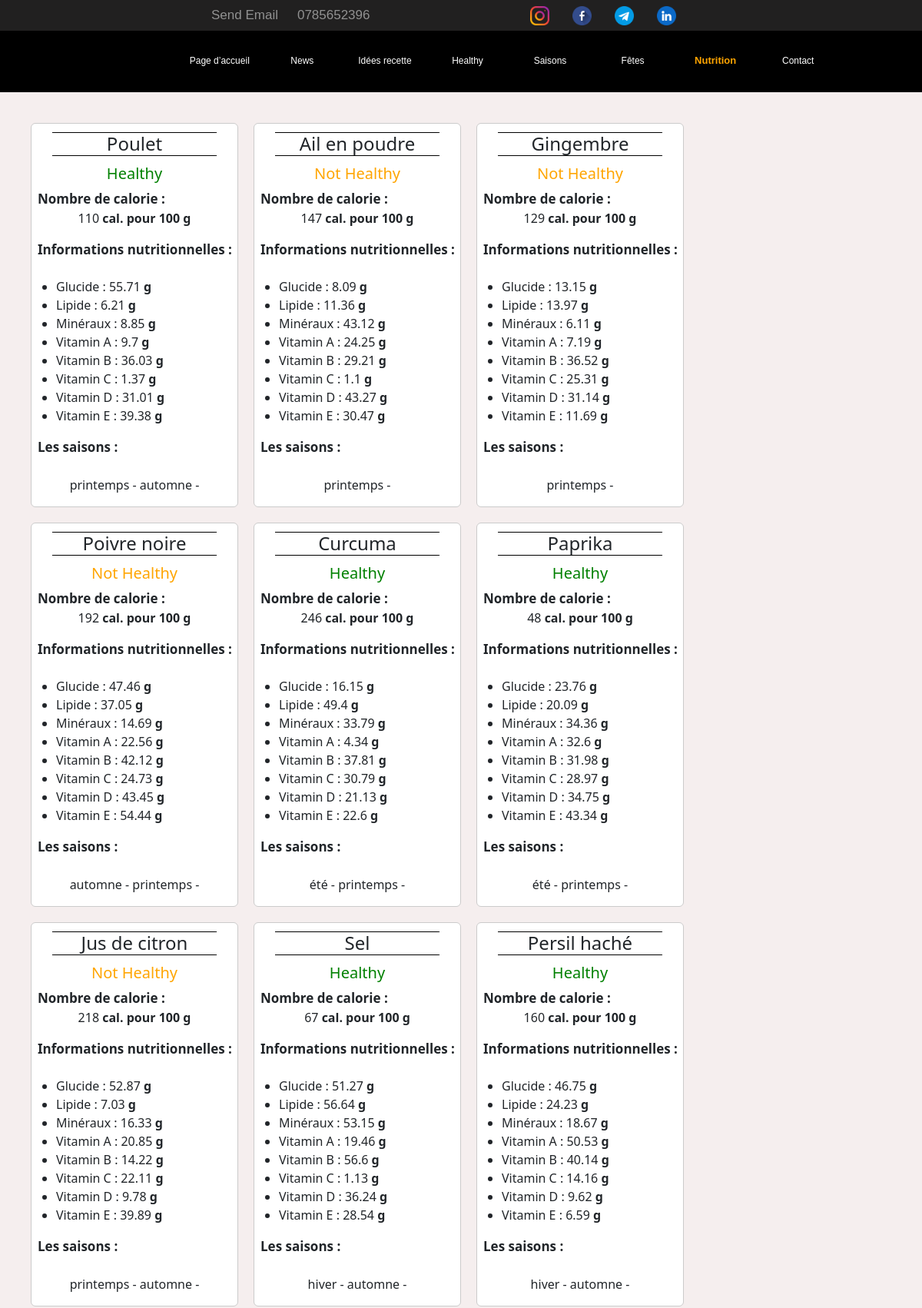
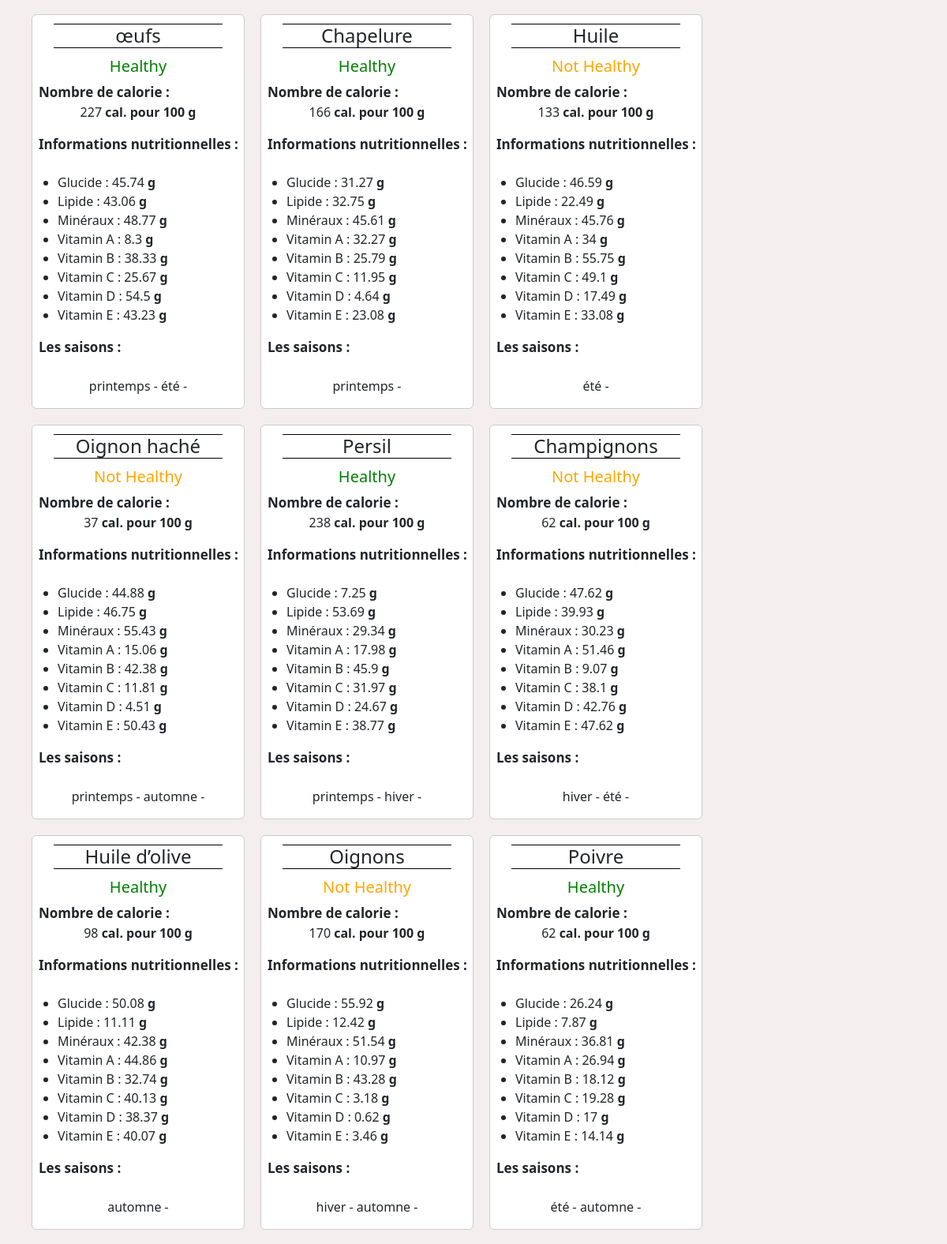
/public/nutrition/afficher_ingredients (upper part), run on the app's committed database (2 pictures, top to bottom).
### tables this page shows
CREATE TABLE `ingredient` (
  `id_ingr` int(11) NOT NULL,
  `nom_ingr` varchar(40) DEFAULT NULL,
  `healthy` tinyint(1) DEFAULT NULL,
  `calories` int(11) DEFAULT NULL
);

CREATE TABLE `info_nutr` (
  `id_info` int(11) NOT NULL,
  `glucide` float DEFAULT NULL,
  `lipide` float DEFAULT NULL,
  `minéraux` float DEFAULT NULL,
  `vitaminA` float DEFAULT NULL,
  `vitaminB` float DEFAULT NULL,
  `vitaminC` float DEFAULT NULL,
  `vitaminD` float DEFAULT NULL,
  `vitaminE` float DEFAULT NULL
);

### application/Controlleur/nutrition.php (called while the page is built, shortened)
<?php
class nutrition extends Controlleurs{
    public function afficher_ingredients(){
        $view = new nutrition_view();
        $model = new ingredients();
        $ingredients = $model->get_ingredients();
        $view->afficher_entete_haut("nutrition.css","Nutrition");
        $view->afficher_menu();
        $view->afficher_all_ingredients($ingredients);
    }
}

### public/index.php (called while the page is built, shortened)
<?php
    $app = new App;
    $app->getControlleur();

### application/app_Classes_and_Functions/Model.php (called while the page is built, shortened)
<?php
class Model{
    private function connect(){
        return new PDO("mysql:hostname=".HOSTNAME.";dbname=".DATABASENAME,USERNAME,PASSWORD);
    }
    public function requete2($requete){
        $con = $this->connect();
        $requete = $con->prepare($requete);
        $requete->execute();
        $requete = $requete->fetchAll(PDO::FETCH_ASSOC);
        if(is_array($requete)){
            return $requete;
        }else{
            return true;
        }
    }
}

### application/Model/ingredients.php (called while the page is built, shortened)
<?php
class ingredients extends Model{
    public function get_ingredients(){
        $ingredients = $this->requete2("SELECT ingredient.*,info_nutr.* FROM ingredient INNER JOIN ingr_info_nutr ON ingredient.id_ingr = ingr_info_nutr.id_ingr INNER JOIN info_nutr ON ingr_info_nutr.id_info = info_nutr.id_info");
        $saisons = $this->requete2("SELECT * FROM ingredient_saison INNER JOIN saison ON ingredient_saison.id_saison = saison.id_saison ORDER BY ingredient_saison.id_ingr");
        return AddIngredientsInfo($ingredients,$saisons);
    }
}

### application/View/nutrition_view.php (the view)
<?php
class nutrition_view extends view{
    public function afficher_all_ingredients($ingredients){?>
        <div class="recettes"><?php
            foreach($ingredients as $ingredient){
                $this->afficher_ingredient($ingredient);
            }
        ?></div>
     <?php
    }
    public function afficher_ingredient($ingredient){?>
        <div class="cart">
            <h4 class="titre"><?php echo ucfirst( $ingredient["nom_ingr"]) ?></h4>
            <?php
                if($ingredient["healthy"]==true) echo "<h5 class='healthy'>Healthy</h5>";
                else echo "<h5 class='not_healthy'>Not Healthy</h5>";
            ?>
            <div>
                <span>Nombre de calorie :</span>
                <p><?php echo $ingredient["calories"] ." <b>cal. pour 100 g</b>"?></p>
            </div>
            <span>Informations nutritionnelles :</span><br>
            <ul>
                <li><?php echo "Glucide : ". $ingredient["glucide"] ." <b>g</b>" ?></li>
                <li><?php echo "Lipide : ". $ingredient["lipide"] ." <b>g</b>" ?></li>
                <li><?php echo "Minéraux : ". $ingredient["minéraux"] ." <b>g</b>" ?></li>
                <li><?php echo "Vitamin A : ". $ingredient["vitaminA"] ." <b>g</b>"  ?></li>
                <li><?php echo "Vitamin B : ". $ingredient["vitaminB"] ." <b>g</b>" ?></li>
                <li><?php echo "Vitamin C : ". $ingredient["vitaminC"] ." <b>g</b>" ?></li>
                <li><?php echo "Vitamin D : ". $ingredient["vitaminD"]  ." <b>g</b>" ?></li>
                <li><?php echo "Vitamin E : ". $ingredient["vitaminE"] ." <b>g</b>" ?></li>
            </ul>
            <span>Les saisons :</span><br>
            <p><?php
                foreach($ingredient["saisons"] as $saison){
                    echo $saison." - ";
                }
            ?></p>
        </div>
      <?php
    }
}

### public/assets/css/nutrition.css (style rules this page uses)
body { background-color: rgb(245, 238, 238); }
.recettes { width: 95%; margin-left: 2.5%; margin-top: 30px; margin-bottom: 30px; height: auto; display: flex; flex-wrap: wrap; min-height: 440px; }
.cart { height: 500px; width: 270px; display: flex; flex-direction: column; border-radius: 6px; border: rgb(203, 203, 203) solid 1px; margin: 10px; background-color: white; }
.cart .titre { text-align: center; font-family: 'Segoe UI', Tahoma, Geneva, Verdana, sans-serif; border-top: solid 1px black; border-bottom: solid 1px black; margin-top: 5px; margin-bottom: 5px; width: 80%; margin: auto; }
.healthy { color: green; text-align: center; }
.not_healthy { color: orange; text-align: center; }
span { padding-left: 8px; font-weight: 700; font-size: 17px; margin-bottom: 0px; }
.cart p { text-align: center; }

### data on the page
ingredient: nom_ingr "Poulet", healthy "Healthy", calories "110", info_nutr.glucide "55.71", info_nutr.lipide "6.21", info_nutr.minéraux "8.85", info_nutr.vitaminA "9.7", info_nutr.vitaminB "36.03", info_nutr.vitaminC "1.37", info_nutr.vitaminD "31.01", info_nutr.vitaminE "39.38", saison "printemps", saison "automne"
ingredient: nom_ingr "Ail en poudre", healthy "Not Healthy", calories "147", info_nutr.glucide "8.09", info_nutr.lipide "11.36", info_nutr.minéraux "43.12", info_nutr.vitaminA "24.25", info_nutr.vitaminB "29.21", info_nutr.vitaminC "1.1", info_nutr.vitaminD "43.27", info_nutr.vitaminE "30.47", saison "printemps"
ingredient: nom_ingr "Gingembre", healthy "Not Healthy", calories "129", info_nutr.glucide "13.15", info_nutr.lipide "13.97", info_nutr.minéraux "6.11", info_nutr.vitaminA "7.19", info_nutr.vitaminB "36.52", info_nutr.vitaminC "25.31", info_nutr.vitaminD "31.14", info_nutr.vitaminE "11.69", saison "printemps"
ingredient: nom_ingr "Poivre noire", healthy "Not Healthy", calories "192", info_nutr.glucide "47.46", info_nutr.lipide "37.05", info_nutr.minéraux "14.69", info_nutr.vitaminA "22.56", info_nutr.vitaminB "42.12", info_nutr.vitaminC "24.73", info_nutr.vitaminD "43.45", info_nutr.vitaminE "54.44", saison "automne", saison "printemps"
ingredient: nom_ingr "Curcuma", healthy "Healthy", calories "246", info_nutr.glucide "16.15", info_nutr.lipide "49.4", info_nutr.minéraux "33.79", info_nutr.vitaminA "4.34", info_nutr.vitaminB "37.81", info_nutr.vitaminC "30.79", info_nutr.vitaminD "21.13", info_nutr.vitaminE "22.6", saison "été", saison "printemps"
ingredient: nom_ingr "Paprika", healthy "Healthy", calories "48", info_nutr.glucide "23.76", info_nutr.lipide "20.09", info_nutr.minéraux "34.36", info_nutr.vitaminA "32.6", info_nutr.vitaminB "31.98", info_nutr.vitaminC "28.97", info_nutr.vitaminD "34.75", info_nutr.vitaminE "43.34", saison "été", saison "printemps"
ingredient: nom_ingr "Jus de citron", healthy "Not Healthy", calories "218", info_nutr.glucide "52.87", info_nutr.lipide "7.03", info_nutr.minéraux "16.33", info_nutr.vitaminA "20.85", info_nutr.vitaminB "14.22", info_nutr.vitaminC "22.11", info_nutr.vitaminD "9.78", info_nutr.vitaminE "39.89", saison "printemps", saison "automne"
ingredient: nom_ingr "Sel", healthy "Healthy", calories "67", info_nutr.glucide "51.27", info_nutr.lipide "56.64", info_nutr.minéraux "53.15", info_nutr.vitaminA "19.46", info_nutr.vitaminB "56.6", info_nutr.vitaminC "1.13", info_nutr.vitaminD "36.24", info_nutr.vitaminE "28.54", saison "hiver", saison "automne"
ingredient: nom_ingr "Persil haché", healthy "Healthy", calories "160", info_nutr.glucide "46.75", info_nutr.lipide "24.23", info_nutr.minéraux "18.67", info_nutr.vitaminA "50.53", info_nutr.vitaminB "40.14", info_nutr.vitaminC "14.16", info_nutr.vitaminD "9.62", info_nutr.vitaminE "6.59", saison "hiver", saison "automne"
ingredient: nom_ingr "œufs", healthy "Healthy", calories "227", info_nutr.glucide "45.74", info_nutr.lipide "43.06", info_nutr.minéraux "48.77", info_nutr.vitaminA "8.3", info_nutr.vitaminB "38.33", info_nutr.vitaminC "25.67", info_nutr.vitaminD "54.5", info_nutr.vitaminE "43.23", saison "printemps", saison "été"
ingredient: nom_ingr "Chapelure", healthy "Healthy", calories "166", info_nutr.glucide "31.27", info_nutr.lipide "32.75", info_nutr.minéraux "45.61", info_nutr.vitaminA "32.27", info_nutr.vitaminB "25.79", info_nutr.vitaminC "11.95", info_nutr.vitaminD "4.64", info_nutr.vitaminE "23.08", saison "printemps"
ingredient: nom_ingr "Huile", healthy "Not Healthy", calories "133", info_nutr.glucide "46.59", info_nutr.lipide "22.49", info_nutr.minéraux "45.76", info_nutr.vitaminA "34", info_nutr.vitaminB "55.75", info_nutr.vitaminC "49.1", info_nutr.vitaminD "17.49", info_nutr.vitaminE "33.08", saison "été"
ingredient: nom_ingr "Oignon haché", healthy "Not Healthy", calories "37", info_nutr.glucide "44.88", info_nutr.lipide "46.75", info_nutr.minéraux "55.43", info_nutr.vitaminA "15.06", info_nutr.vitaminB "42.38", info_nutr.vitaminC "11.81", info_nutr.vitaminD "4.51", info_nutr.vitaminE "50.43", saison "printemps", saison "automne"
ingredient: nom_ingr "Persil", healthy "Healthy", calories "238", info_nutr.glucide "7.25", info_nutr.lipide "53.69", info_nutr.minéraux "29.34", info_nutr.vitaminA "17.98", info_nutr.vitaminB "45.9", info_nutr.vitaminC "31.97", info_nutr.vitaminD "24.67", info_nutr.vitaminE "38.77", saison "printemps", saison "hiver"
ingredient: nom_ingr "Champignons", healthy "Not Healthy", calories "62", info_nutr.glucide "47.62", info_nutr.lipide "39.93", info_nutr.minéraux "30.23", info_nutr.vitaminA "51.46", info_nutr.vitaminB "9.07", info_nutr.vitaminC "38.1", info_nutr.vitaminD "42.76", info_nutr.vitaminE "47.62", saison "hiver", saison "été"
ingredient: nom_ingr "Huile d’olive", healthy "Healthy", calories "98", info_nutr.glucide "50.08", info_nutr.lipide "11.11", info_nutr.minéraux "42.38", info_nutr.vitaminA "44.86", info_nutr.vitaminB "32.74", info_nutr.vitaminC "40.13", info_nutr.vitaminD "38.37", info_nutr.vitaminE "40.07", saison "automne"
ingredient: nom_ingr "Oignons", healthy "Not Healthy", calories "170", info_nutr.glucide "55.92", info_nutr.lipide "12.42", info_nutr.minéraux "51.54", info_nutr.vitaminA "10.97", info_nutr.vitaminB "43.28", info_nutr.vitaminC "3.18", info_nutr.vitaminD "0.62", info_nutr.vitaminE "3.46", saison "hiver", saison "automne"
ingredient: nom_ingr "Poivre", healthy "Healthy", calories "62", info_nutr.glucide "26.24", info_nutr.lipide "7.87", info_nutr.minéraux "36.81", info_nutr.vitaminA "26.94", info_nutr.vitaminB "18.12", info_nutr.vitaminC "19.28", info_nutr.vitaminD "17", info_nutr.vitaminE "14.14", saison "été", saison "automne"
